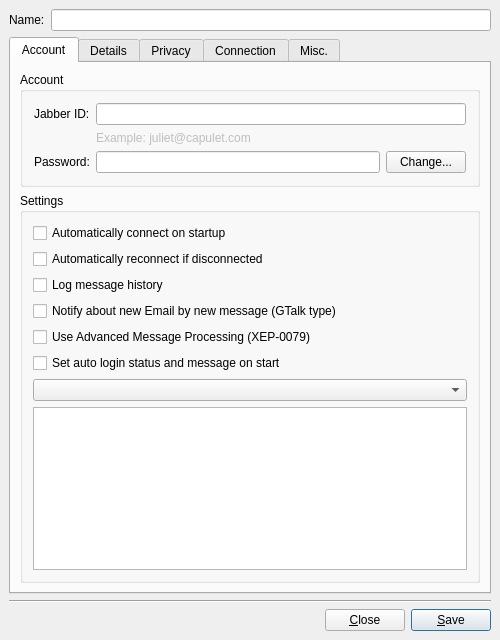
<ui version="4.0" >
 <class>AccountModify</class>
 <widget class="QDialog" name="AccountModify" >
  <property name="geometry" >
   <rect>
    <x>0</x>
    <y>0</y>
    <width>500</width>
    <height>640</height>
   </rect>
  </property>
  <property name="windowTitle" >
   <string>Account Properties</string>
  </property>
  <layout class="QVBoxLayout" >
   <property name="margin" >
    <number>9</number>
   </property>
   <property name="spacing" >
    <number>6</number>
   </property>
   <item>
    <layout class="QHBoxLayout" >
     <property name="margin" >
      <number>0</number>
     </property>
     <property name="spacing" >
      <number>6</number>
     </property>
     <item>
      <widget class="QLabel" name="lb_name" >
       <property name="text" >
        <string>Name:</string>
       </property>
      </widget>
     </item>
     <item>
      <widget class="QLineEdit" name="le_name" />
     </item>
    </layout>
   </item>
   <item>
    <widget class="QTabWidget" name="tab_main" >
     <property name="tabShape" >
      <enum>QTabWidget::Rounded</enum>
     </property>
     <widget class="QWidget" name="tab_account" >
      <attribute name="title" >
       <string>Account</string>
      </attribute>
      <layout class="QVBoxLayout" >
       <property name="margin" >
        <number>9</number>
       </property>
       <property name="spacing" >
        <number>6</number>
       </property>
       <item>
        <widget class="QGroupBox" name="gb_account" >
         <property name="title" >
          <string>Account</string>
         </property>
         <layout class="QVBoxLayout" >
          <property name="margin" >
           <number>11</number>
          </property>
          <property name="spacing" >
           <number>6</number>
          </property>
          <item>
           <layout class="QGridLayout" >
            <property name="margin" >
             <number>0</number>
            </property>
            <property name="spacing" >
             <number>6</number>
            </property>
            <item row="1" column="1" >
             <widget class="QLabel" name="lb_example" >
              <property name="enabled" >
               <bool>false</bool>
              </property>
              <property name="text" >
               <string>Example: juliet@capulet.com</string>
              </property>
             </widget>
            </item>
            <item row="0" column="0" >
             <widget class="QLabel" name="lb_jid" >
              <property name="text" >
               <string>Jabber ID:</string>
              </property>
             </widget>
            </item>
            <item row="0" column="1" >
             <widget class="QLineEdit" name="le_jid" />
            </item>
           </layout>
          </item>
          <item>
           <layout class="QHBoxLayout" >
            <property name="margin" >
             <number>0</number>
            </property>
            <property name="spacing" >
             <number>6</number>
            </property>
            <item>
             <widget class="QLabel" name="textLabel1" >
              <property name="text" >
               <string>Password:</string>
              </property>
             </widget>
            </item>
            <item>
             <widget class="QLineEdit" name="le_pass" >
              <property name="echoMode" >
               <enum>QLineEdit::Password</enum>
              </property>
             </widget>
            </item>
            <item>
             <widget class="QPushButton" name="pb_changepw" >
              <property name="text" >
               <string>Change...</string>
              </property>
             </widget>
            </item>
           </layout>
          </item>
         </layout>
        </widget>
       </item>
       <item>
        <widget class="QGroupBox" name="groupBox46" >
         <property name="title" >
          <string>Settings</string>
         </property>
         <layout class="QVBoxLayout" >
          <property name="margin" >
           <number>10</number>
          </property>
          <property name="spacing" >
           <number>6</number>
          </property>
          <item>
           <widget class="QCheckBox" name="ck_auto" >
            <property name="text" >
             <string>Automatically connect on startup</string>
            </property>
           </widget>
          </item>
          <item>
           <widget class="QCheckBox" name="ck_reconn" >
            <property name="text" >
             <string>Automatically reconnect if disconnected</string>
            </property>
           </widget>
          </item>
          <item>
           <widget class="QCheckBox" name="ck_log" >
            <property name="text" >
             <string>Log message history</string>
            </property>
           </widget>
          </item>
          <item>
           <widget class="QCheckBox" name="ck_newMail" >
            <property name="text" >
             <string>Notify about new Email by new message (GTalk type)</string>
            </property>
           </widget>
          </item>
          <item>
           <widget class="QCheckBox" name="ck_amp" >
            <property name="text" >
             <string>Use Advanced Message Processing (XEP-0079)</string>
            </property>
           </widget>
          </item>
          <item>
           <widget class="QCheckBox" name="ck_login_as" >
            <property name="text" >
             <string>Set auto login status and message on start</string>
            </property>
           </widget>
          </item>
          <item>
           <widget class="QComboBox" name="cb_login_status" />
          </item>
          <item>
           <widget class="QTextEdit" name="tb_login_message" />
          </item>
         </layout>
        </widget>
       </item>
       <item>
        <spacer>
         <property name="orientation" >
          <enum>Qt::Vertical</enum>
         </property>
         <property name="sizeType" >
          <enum>QSizePolicy::Expanding</enum>
         </property>
         <property name="sizeHint" >
          <size>
           <width>20</width>
           <height>20</height>
          </size>
         </property>
        </spacer>
       </item>
      </layout>
     </widget>
     <widget class="QWidget" name="tab_details" >
      <attribute name="title" >
       <string>Details</string>
      </attribute>
      <layout class="QVBoxLayout" >
       <property name="margin" >
        <number>9</number>
       </property>
       <property name="spacing" >
        <number>6</number>
       </property>
       <item>
        <widget class="QGroupBox" name="gb_personal" >
         <property name="title" >
          <string>Personal Information</string>
         </property>
         <layout class="QVBoxLayout" >
          <property name="margin" >
           <number>11</number>
          </property>
          <property name="spacing" >
           <number>6</number>
          </property>
          <item>
           <widget class="QLabel" name="TextLabel3" >
            <property name="text" >
             <string>&lt;qt>Information about you is stored as a VCard on the server, which other people can retrieve at any time.&lt;/qt></string>
            </property>
            <property name="wordWrap" >
             <bool>true</bool>
            </property>
           </widget>
          </item>
          <item>
           <layout class="QHBoxLayout" >
            <property name="margin" >
             <number>0</number>
            </property>
            <property name="spacing" >
             <number>6</number>
            </property>
            <item>
             <spacer>
              <property name="orientation" >
               <enum>Qt::Horizontal</enum>
              </property>
              <property name="sizeType" >
               <enum>QSizePolicy::Expanding</enum>
              </property>
              <property name="sizeHint" >
               <size>
                <width>0</width>
                <height>0</height>
               </size>
              </property>
             </spacer>
            </item>
            <item>
             <widget class="QPushButton" name="pb_vcard" >
              <property name="text" >
               <string>Edit Personal &amp;Details...</string>
              </property>
             </widget>
            </item>
           </layout>
          </item>
         </layout>
        </widget>
       </item>
       <item>
        <widget class="QGroupBox" name="gb_pgp" >
         <property name="title" >
          <string>OpenPGP</string>
         </property>
         <layout class="QVBoxLayout" >
          <property name="margin" >
           <number>10</number>
          </property>
          <property name="spacing" >
           <number>6</number>
          </property>
          <item>
           <layout class="QHBoxLayout" >
            <property name="margin" >
             <number>0</number>
            </property>
            <property name="spacing" >
             <number>6</number>
            </property>
            <item>
             <widget class="IconLabel" native="1" name="lb_keyicon" />
            </item>
            <item>
             <widget class="QLabel" name="lb_keyname" >
              <property name="sizePolicy" >
               <sizepolicy>
                <hsizetype>7</hsizetype>
                <vsizetype>5</vsizetype>
                <horstretch>0</horstretch>
                <verstretch>0</verstretch>
               </sizepolicy>
              </property>
              <property name="text" >
               <string>placeholder2</string>
              </property>
             </widget>
            </item>
           </layout>
          </item>
          <item>
           <layout class="QHBoxLayout" >
            <property name="margin" >
             <number>0</number>
            </property>
            <property name="spacing" >
             <number>6</number>
            </property>
            <item>
             <spacer>
              <property name="orientation" >
               <enum>Qt::Horizontal</enum>
              </property>
              <property name="sizeType" >
               <enum>QSizePolicy::Expanding</enum>
              </property>
              <property name="sizeHint" >
               <size>
                <width>40</width>
                <height>20</height>
               </size>
              </property>
             </spacer>
            </item>
            <item>
             <widget class="QPushButton" name="pb_key" >
              <property name="text" >
               <string>Select &amp;Key...</string>
              </property>
             </widget>
            </item>
            <item>
             <widget class="QPushButton" name="pb_keyclear" >
              <property name="text" >
               <string>Use None</string>
              </property>
             </widget>
            </item>
           </layout>
          </item>
         </layout>
        </widget>
       </item>
       <item>
        <spacer>
         <property name="orientation" >
          <enum>Qt::Vertical</enum>
         </property>
         <property name="sizeType" >
          <enum>QSizePolicy::Expanding</enum>
         </property>
         <property name="sizeHint" >
          <size>
           <width>20</width>
           <height>20</height>
          </size>
         </property>
        </spacer>
       </item>
      </layout>
     </widget>
     <widget class="QWidget" name="tab_privacy" >
      <attribute name="title" >
       <string>Privacy</string>
      </attribute>
      <layout class="QVBoxLayout" >
       <property name="margin" >
        <number>9</number>
       </property>
       <property name="spacing" >
        <number>6</number>
       </property>
       <item>
        <widget class="QStackedWidget" name="ws_privacy" >
         <property name="currentIndex" >
          <number>1</number>
         </property>
         <widget class="QWidget" name="pg_privacyStatus" >
          <layout class="QVBoxLayout" >
           <property name="margin" >
            <number>0</number>
           </property>
           <property name="spacing" >
            <number>6</number>
           </property>
           <item>
            <spacer>
             <property name="orientation" >
              <enum>Qt::Vertical</enum>
             </property>
             <property name="sizeHint" >
              <size>
               <width>20</width>
               <height>40</height>
              </size>
             </property>
            </spacer>
           </item>
           <item>
            <widget class="QLabel" name="lb_privacyStatus" >
             <property name="text" >
              <string/>
             </property>
             <property name="alignment" >
              <set>Qt::AlignCenter</set>
             </property>
            </widget>
           </item>
           <item>
            <spacer>
             <property name="orientation" >
              <enum>Qt::Vertical</enum>
             </property>
             <property name="sizeHint" >
              <size>
               <width>20</width>
               <height>40</height>
              </size>
             </property>
            </spacer>
           </item>
          </layout>
         </widget>
         <widget class="QWidget" name="pg_privacy" >
          <layout class="QVBoxLayout" >
           <property name="margin" >
            <number>0</number>
           </property>
           <property name="spacing" >
            <number>6</number>
           </property>
           <item>
            <widget class="QGroupBox" name="groupBox" >
             <property name="title" >
              <string>Blocked Contacts:</string>
             </property>
             <layout class="QHBoxLayout" >
              <property name="margin" >
               <number>9</number>
              </property>
              <property name="spacing" >
               <number>6</number>
              </property>
              <item>
               <widget class="QListView" name="lv_blocked" />
              </item>
              <item>
               <layout class="QVBoxLayout" >
                <property name="margin" >
                 <number>0</number>
                </property>
                <property name="spacing" >
                 <number>6</number>
                </property>
                <item>
                 <widget class="QPushButton" name="pb_addBlock" >
                  <property name="text" >
                   <string>Add</string>
                  </property>
                 </widget>
                </item>
                <item>
                 <widget class="QPushButton" name="pb_removeBlock" >
                  <property name="text" >
                   <string>Remove</string>
                  </property>
                 </widget>
                </item>
                <item>
                 <spacer>
                  <property name="orientation" >
                   <enum>Qt::Vertical</enum>
                  </property>
                  <property name="sizeHint" >
                   <size>
                    <width>20</width>
                    <height>40</height>
                   </size>
                  </property>
                 </spacer>
                </item>
               </layout>
              </item>
             </layout>
            </widget>
           </item>
           <item>
            <layout class="QHBoxLayout" >
             <property name="margin" >
              <number>0</number>
             </property>
             <property name="spacing" >
              <number>6</number>
             </property>
             <item>
              <widget class="QLabel" name="lb_customPrivacy" >
               <property name="text" >
                <string>You are using advanced settings. This list may not be accurate.</string>
               </property>
               <property name="wordWrap" >
                <bool>true</bool>
               </property>
              </widget>
             </item>
             <item>
              <spacer>
               <property name="orientation" >
                <enum>Qt::Horizontal</enum>
               </property>
               <property name="sizeHint" >
                <size>
                 <width>40</width>
                 <height>20</height>
                </size>
               </property>
              </spacer>
             </item>
             <item>
              <widget class="QPushButton" name="pb_privacy" >
               <property name="text" >
                <string>Advanced ...</string>
               </property>
              </widget>
             </item>
            </layout>
           </item>
          </layout>
         </widget>
        </widget>
       </item>
      </layout>
     </widget>
     <widget class="QWidget" name="tab_connection" >
      <attribute name="title" >
       <string>Connection</string>
      </attribute>
      <layout class="QVBoxLayout" >
       <property name="margin" >
        <number>9</number>
       </property>
       <property name="spacing" >
        <number>6</number>
       </property>
       <item>
        <layout class="QHBoxLayout" >
         <property name="margin" >
          <number>0</number>
         </property>
         <property name="spacing" >
          <number>6</number>
         </property>
         <item>
          <widget class="QLabel" name="lb_proxy" >
           <property name="text" >
            <string>Connection proxy:</string>
           </property>
          </widget>
         </item>
         <item>
          <widget class="QLabel" name="lb_proxychooser" >
           <property name="text" >
            <string>proxychooser</string>
           </property>
          </widget>
         </item>
        </layout>
       </item>
       <item>
        <widget class="QCheckBox" name="ck_compress" >
         <property name="text" >
          <string>Compress traffic (if possible)</string>
         </property>
        </widget>
       </item>
       <item>
        <widget class="QCheckBox" name="ck_keepAlive" >
         <property name="text" >
          <string>Send "keep-alive" packets (to prevent timeouts)</string>
         </property>
        </widget>
       </item>
       <item>
        <widget class="QCheckBox" name="ck_host" >
         <property name="text" >
          <string>Manually Specify Server Host/Port:</string>
         </property>
        </widget>
       </item>
       <item>
        <layout class="QHBoxLayout" >
         <property name="margin" >
          <number>0</number>
         </property>
         <property name="spacing" >
          <number>6</number>
         </property>
         <item>
          <widget class="QLabel" name="lb_host" >
           <property name="text" >
            <string>Host:</string>
           </property>
          </widget>
         </item>
         <item>
          <widget class="QLineEdit" name="le_host" />
         </item>
         <item>
          <widget class="QLabel" name="lb_port" >
           <property name="text" >
            <string>Port:</string>
           </property>
          </widget>
         </item>
         <item>
          <widget class="QLineEdit" name="le_port" >
           <property name="minimumSize" >
            <size>
             <width>56</width>
             <height>0</height>
            </size>
           </property>
           <property name="maximumSize" >
            <size>
             <width>56</width>
             <height>32767</height>
            </size>
           </property>
          </widget>
         </item>
        </layout>
       </item>
       <item>
        <layout class="QHBoxLayout" >
         <property name="margin" >
          <number>0</number>
         </property>
         <property name="spacing" >
          <number>6</number>
         </property>
         <item>
          <widget class="QLabel" name="lb_ssl" >
           <property name="text" >
            <string>Encrypt connection:</string>
           </property>
          </widget>
         </item>
         <item>
          <widget class="QComboBox" name="cb_ssl" >
           <property name="sizeAdjustPolicy" >
            <enum>QComboBox::AdjustToContents</enum>
           </property>
           <property name="sizePolicy" >
            <sizepolicy>
             <hsizetype>1</hsizetype>
             <vsizetype>0</vsizetype>
             <horstretch>0</horstretch>
             <verstretch>0</verstretch>
            </sizepolicy>
           </property>
          </widget>
         </item>
         <item>
          <spacer>
           <property name="orientation" >
            <enum>Qt::Horizontal</enum>
           </property>
           <property name="sizeType" >
            <enum>QSizePolicy::Expanding</enum>
           </property>
           <property name="sizeHint" >
            <size>
             <width>0</width>
             <height>16</height>
            </size>
           </property>
          </spacer>
         </item>
        </layout>
       </item>
       <item>
        <widget class="QCheckBox" name="ck_ignoreSSLWarnings" >
         <property name="text" >
          <string>Ignore SSL warnings</string>
         </property>
        </widget>
       </item>
       <item>
        <widget class="QCheckBox" name="ck_legacy_ssl_probe" >
         <property name="text" >
          <string>Probe legacy SSL port</string>
         </property>
        </widget>
       </item>
       <item>
        <layout class="QHBoxLayout" >
         <property name="margin" >
          <number>0</number>
         </property>
         <property name="spacing" >
          <number>6</number>
         </property>
         <item>
          <widget class="QLabel" name="lb_plain" >
           <property name="text" >
            <string>Allow plaintext authentication:</string>
           </property>
          </widget>
         </item>
         <item>
          <widget class="QComboBox" name="cb_plain" >
           <property name="sizeAdjustPolicy" >
            <enum>QComboBox::AdjustToContents</enum>
           </property>
           <property name="sizePolicy" >
            <sizepolicy>
             <hsizetype>1</hsizetype>
             <vsizetype>0</vsizetype>
             <horstretch>0</horstretch>
             <verstretch>0</verstretch>
            </sizepolicy>
           </property>
          </widget>
         </item>
         <item>
          <spacer>
           <property name="orientation" >
            <enum>Qt::Horizontal</enum>
           </property>
           <property name="sizeType" >
            <enum>QSizePolicy::Expanding</enum>
           </property>
           <property name="sizeHint" >
            <size>
             <width>0</width>
             <height>16</height>
            </size>
           </property>
          </spacer>
         </item>
        </layout>
       </item>
       <item>
        <widget class="QCheckBox" name="ck_req_mutual" >
         <property name="text" >
          <string>Require mutual authentication</string>
         </property>
        </widget>
       </item>
       <item>
        <layout class="QHBoxLayout" >
         <property name="margin" >
          <number>0</number>
         </property>
         <property name="spacing" >
          <number>6</number>
         </property>
         <item>
          <widget class="QLabel" name="lb_security_level" >
           <property name="text" >
            <string>SASL Security Level:</string>
           </property>
          </widget>
         </item>
         <item>
          <widget class="QComboBox" name="cb_security_level" >
           <property name="sizeAdjustPolicy" >
            <enum>QComboBox::AdjustToContents</enum>
           </property>
           <property name="sizePolicy" >
            <sizepolicy>
             <hsizetype>1</hsizetype>
             <vsizetype>0</vsizetype>
             <horstretch>0</horstretch>
             <verstretch>0</verstretch>
            </sizepolicy>
           </property>
          </widget>
         </item>
         <item>
          <spacer>
           <property name="orientation" >
            <enum>Qt::Horizontal</enum>
           </property>
           <property name="sizeType" >
            <enum>QSizePolicy::Expanding</enum>
           </property>
           <property name="sizeHint" >
            <size>
             <width>0</width>
             <height>16</height>
            </size>
           </property>
          </spacer>
         </item>
        </layout>
       </item>
       <item>
        <spacer>
         <property name="orientation" >
          <enum>Qt::Vertical</enum>
         </property>
         <property name="sizeType" >
          <enum>QSizePolicy::Expanding</enum>
         </property>
         <property name="sizeHint" >
          <size>
           <width>20</width>
           <height>40</height>
          </size>
         </property>
        </spacer>
       </item>
      </layout>
     </widget>
     <widget class="QWidget" name="tab_misc" >
      <attribute name="title" >
       <string>Misc.</string>
      </attribute>
      <layout class="QVBoxLayout" >
       <property name="margin" >
        <number>9</number>
       </property>
       <property name="spacing" >
        <number>6</number>
       </property>
       <item>
        <widget class="QCheckBox" name="ck_automatic_resource" >
         <property name="text" >
          <string>Use hostname as resource</string>
         </property>
        </widget>
       </item>
       <item>
        <layout class="QHBoxLayout" >
         <property name="margin" >
          <number>0</number>
         </property>
         <property name="spacing" >
          <number>6</number>
         </property>
         <item>
          <widget class="QLabel" name="lb_resource" >
           <property name="text" >
            <string>Resource:</string>
           </property>
          </widget>
         </item>
         <item>
          <widget class="QLineEdit" name="le_resource" >
           <property name="minimumSize" >
            <size>
             <width>100</width>
             <height>0</height>
            </size>
           </property>
          </widget>
         </item>
         <item>
          <widget class="QLabel" name="lb_priority" >
           <property name="text" >
            <string>Priority:</string>
           </property>
          </widget>
         </item>
         <item>
          <widget class="QLineEdit" name="le_priority" >
           <property name="sizePolicy" >
            <sizepolicy>
             <hsizetype>0</hsizetype>
             <vsizetype>0</vsizetype>
             <horstretch>0</horstretch>
             <verstretch>0</verstretch>
            </sizepolicy>
           </property>
           <property name="minimumSize" >
            <size>
             <width>56</width>
             <height>0</height>
            </size>
           </property>
           <property name="maximumSize" >
            <size>
             <width>56</width>
             <height>32767</height>
            </size>
           </property>
          </widget>
         </item>
        </layout>
       </item>
       <item>
        <layout class="QHBoxLayout" >
         <property name="margin" >
          <number>0</number>
         </property>
         <property name="spacing" >
          <number>6</number>
         </property>
         <item>
          <widget class="QLabel" name="lb_dtProxy" >
           <property name="text" >
            <string>Data Transfer Proxy:</string>
           </property>
          </widget>
         </item>
         <item>
          <widget class="QLineEdit" name="le_dtProxy" />
         </item>
        </layout>
       </item>
       <item>
        <widget class="QCheckBox" name="ck_custom_auth" >
         <property name="text" >
          <string>Authenticate as:</string>
         </property>
        </widget>
       </item>
       <item>
        <layout class="QHBoxLayout" >
         <property name="margin" >
          <number>0</number>
         </property>
         <property name="spacing" >
          <number>6</number>
         </property>
         <item>
          <widget class="QLabel" name="lb_authid" >
           <property name="enabled" >
            <bool>false</bool>
           </property>
           <property name="text" >
            <string>User:</string>
           </property>
          </widget>
         </item>
         <item>
          <widget class="QLineEdit" name="le_authid" >
           <property name="enabled" >
            <bool>false</bool>
           </property>
           <property name="sizePolicy" >
            <sizepolicy>
             <hsizetype>7</hsizetype>
             <vsizetype>0</vsizetype>
             <horstretch>2</horstretch>
             <verstretch>0</verstretch>
            </sizepolicy>
           </property>
          </widget>
         </item>
         <item>
          <widget class="QLabel" name="lb_realm" >
           <property name="enabled" >
            <bool>false</bool>
           </property>
           <property name="text" >
            <string>Realm:</string>
           </property>
          </widget>
         </item>
         <item>
          <widget class="QLineEdit" name="le_realm" >
           <property name="enabled" >
            <bool>false</bool>
           </property>
           <property name="sizePolicy" >
            <sizepolicy>
             <hsizetype>7</hsizetype>
             <vsizetype>0</vsizetype>
             <horstretch>3</horstretch>
             <verstretch>0</verstretch>
            </sizepolicy>
           </property>
          </widget>
         </item>
        </layout>
       </item>
       <item>
        <spacer>
         <property name="orientation" >
          <enum>Qt::Vertical</enum>
         </property>
         <property name="sizeType" >
          <enum>QSizePolicy::Expanding</enum>
         </property>
         <property name="sizeHint" >
          <size>
           <width>20</width>
           <height>70</height>
          </size>
         </property>
        </spacer>
       </item>
      </layout>
     </widget>
    </widget>
   </item>
   <item>
    <spacer>
     <property name="orientation" >
      <enum>Qt::Vertical</enum>
     </property>
     <property name="sizeType" >
      <enum>QSizePolicy::Expanding</enum>
     </property>
     <property name="sizeHint" >
      <size>
       <width>20</width>
       <height>16</height>
      </size>
     </property>
    </spacer>
   </item>
   <item>
    <widget class="Line" name="Line2" >
     <property name="frameShape" >
      <enum>QFrame::HLine</enum>
     </property>
     <property name="frameShadow" >
      <enum>QFrame::Sunken</enum>
     </property>
     <property name="orientation" >
      <enum>Qt::Horizontal</enum>
     </property>
    </widget>
   </item>
   <item>
    <layout class="QHBoxLayout" >
     <property name="margin" >
      <number>0</number>
     </property>
     <property name="spacing" >
      <number>6</number>
     </property>
     <item>
      <spacer>
       <property name="orientation" >
        <enum>Qt::Horizontal</enum>
       </property>
       <property name="sizeType" >
        <enum>QSizePolicy::Expanding</enum>
       </property>
       <property name="sizeHint" >
        <size>
         <width>251</width>
         <height>16</height>
        </size>
       </property>
      </spacer>
     </item>
     <item>
      <widget class="QPushButton" name="pb_close" >
       <property name="text" >
        <string>&amp;Close</string>
       </property>
      </widget>
     </item>
     <item>
      <widget class="QPushButton" name="pb_save" >
       <property name="text" >
        <string>&amp;Save</string>
       </property>
       <property name="shortcut" >
        <string>Alt+S</string>
       </property>
       <property name="default" >
        <bool>true</bool>
       </property>
      </widget>
     </item>
    </layout>
   </item>
  </layout>
 </widget>
 <layoutdefault spacing="6" margin="11" />
 <pixmapfunction>qPixmapFromMimeSource</pixmapfunction>
 <customwidgets>
  <customwidget>
   <class>IconLabel</class>
   <extends>QWidget</extends>
   <header>iconlabel.h</header>
   <container>1</container>
  </customwidget>
 </customwidgets>
 <tabstops>
  <tabstop>le_name</tabstop>
  <tabstop>tab_main</tabstop>
  <tabstop>le_jid</tabstop>
  <tabstop>le_pass</tabstop>
  <tabstop>pb_changepw</tabstop>
  <tabstop>ck_auto</tabstop>
  <tabstop>ck_reconn</tabstop>
  <tabstop>ck_log</tabstop>
  <tabstop>pb_vcard</tabstop>
  <tabstop>pb_key</tabstop>
  <tabstop>pb_keyclear</tabstop>
  <tabstop>lv_blocked</tabstop>
  <tabstop>pb_addBlock</tabstop>
  <tabstop>pb_removeBlock</tabstop>
  <tabstop>pb_privacy</tabstop>
  <tabstop>ck_compress</tabstop>
  <tabstop>ck_keepAlive</tabstop>
  <tabstop>ck_host</tabstop>
  <tabstop>le_host</tabstop>
  <tabstop>le_port</tabstop>
  <tabstop>cb_ssl</tabstop>
  <tabstop>ck_ignoreSSLWarnings</tabstop>
  <tabstop>ck_legacy_ssl_probe</tabstop>
  <tabstop>cb_plain</tabstop>
  <tabstop>ck_req_mutual</tabstop>
  <tabstop>cb_security_level</tabstop>
  <tabstop>ck_automatic_resource</tabstop>
  <tabstop>le_resource</tabstop>
  <tabstop>le_priority</tabstop>
  <tabstop>le_dtProxy</tabstop>
  <tabstop>ck_custom_auth</tabstop>
  <tabstop>le_authid</tabstop>
  <tabstop>le_realm</tabstop>
  <tabstop>pb_close</tabstop>
  <tabstop>pb_save</tabstop>
 </tabstops>
 <resources/>
 <connections/>
</ui>
